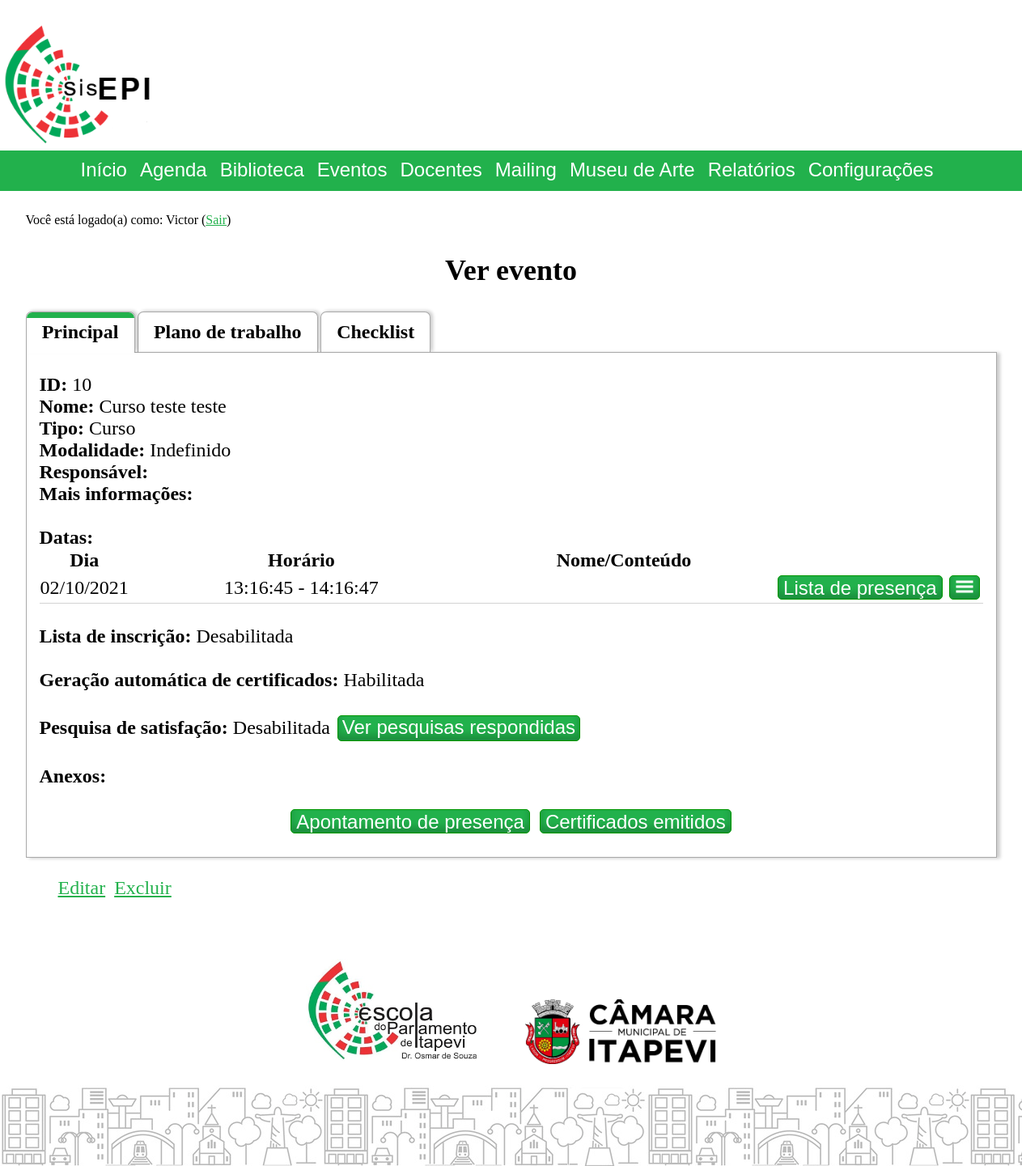
The page /index.php?cont=events&action=view&id=10 (signed in) on the database its author committed.
### tables this page shows
CREATE TABLE `events` (
  `id` int UNSIGNED NOT NULL,
  `name` varchar(120) DEFAULT 'Evento sem nome',
  `typeId` int NOT NULL,
  `subscriptionListNeeded` tinyint(1) DEFAULT NULL,
  `subscriptionListOpeningDate` date DEFAULT NULL,
  `subscriptionListClosureDate` date DEFAULT NULL,
  `maxSubscriptionNumber` int DEFAULT NULL,
  `allowLateSubscriptions` tinyint(1) NOT NULL DEFAULT '0',
  `posterImageAttachmentFileName` varchar(120) DEFAULT NULL,
  `responsibleForTheEvent` varchar(120) DEFAULT NULL,
  `customInfosJson` json DEFAULT NULL,
  `moreInfos` mediumtext,
  `certificateText` varchar(500) DEFAULT NULL,
  `certificateBgFile` varchar(255) DEFAULT NULL,
  `checklistId` int DEFAULT NULL,
  `surveyTemplateId` int UNSIGNED DEFAULT NULL,
  `subscriptionTemplateId` int NOT NULL
);

CREATE TABLE `enums` (
  `type` varchar(10) NOT NULL,
  `id` int UNSIGNED NOT NULL,
  `value` varchar(120) NOT NULL
);

CREATE TABLE `eventdates` (
  `id` int UNSIGNED NOT NULL,
  `date` date NOT NULL,
  `beginTime` time NOT NULL,
  `endTime` time DEFAULT NULL,
  `name` varchar(120) DEFAULT NULL,
  `presenceListNeeded` tinyint(1) DEFAULT NULL,
  `presenceListPassword` varchar(80) NOT NULL,
  `locationId` int DEFAULT NULL,
  `locationInfosJson` json DEFAULT NULL,
  `eventId` int UNSIGNED NOT NULL,
  `checklistId` int DEFAULT NULL
);

### model/database/events.database.php (called while the page is built, shortened)
<?php
function getSingleEvent($id , $optConnection = null)
{
	$conn = $optConnection ? $optConnection : createConnectionAsEditor();
	$row = null;
	$stmt = $conn->prepare("SELECT events.*, enums.value as 'typeName', evs.name as 'surveyTemplateName', evsub.name as 'subscriptionTemplateName',
	(select group_concat(COALESCE(eventlocations.type, 'null')) from eventdates left join eventlocations on eventlocations.id = eventdates.locationId where eventdates.eventId = events.id) as locTypes
	from events
	left join jsontemplates as evs on evs.type = 'eventsurvey' and evs.id = events.surveyTemplateId
	left join jsontemplates as evsub on evsub.type = 'eventsubscription' and evsub.id = events.subscriptionTemplateId
	right join enums on enums.type = 'EVENT' and enums.id = events.typeId
	where events.id = ?");
	$stmt->bind_param("i", $id);
	$stmt->execute();
	$result = $stmt->get_result();
	if ($result->num_rows > 0) $row = $result->fetch_assoc();
	return $row;
}
function getEventWorkPlan($eventId, $optConnection = null)
{
	$conn = $optConnection ? $optConnection : createConnectionAsEditor();
	$row = null;
	if($stmt = $conn->prepare("select * from eventworkplans where eventId = ?"))
	{
		$stmt->bind_param("i", $eventId);
		$stmt->execute();
		$result = $stmt->get_result();
		if ($result->num_rows > 0)
			$row = $result->fetch_assoc();
	}
	return $row;
}
function getEventDates($eventId , $optConnection = null)
{
	$conn = $optConnection ? $optConnection : createConnectionAsEditor();
	$dataRows = null;
	if($stmt = $conn->prepare("SELECT eventdates.*
	FROM eventdates
	LEFT JOIN eventlocations ON eventlocations.id = eventdates.locationId
	WHERE eventdates.eventId = ?
	ORDER BY eventdates.date ASC"))
	{
		$stmt->bind_param("i", $eventId);
		$stmt->execute();
		$result = $stmt->get_result();
		if ($result->num_rows > 0)
		{
			$dataRows = [];
			while ($row = $result->fetch_assoc())
			{
				array_push($dataRows, $row);
			}
		}
	}
	return $dataRows;
}
function getEventDatesProfessors($eventDateId, $optConnection = null)
{
	$__cryptoKey = getCryptoKey();
	$conn = $optConnection ? $optConnection : createConnectionAsEditor();
	$query = "SELECT eventdatesprofessors.eventDateId, eventdatesprofessors.professorId, aes_decrypt(professors.name, '$__cryptoKey') as professorName from eventdatesprofessors
	left join professors on professors.id = eventdatesprofessors.professorId
	where eventDateId = ?";
	$stmt = $conn->prepare($query);
	$stmt->bind_param("i", $eventDateId);
	$stmt->execute();
	$result = $stmt->get_result();
	$dataRows = $result->fetch_all(MYSQLI_ASSOC);
	return $dataRows;
}
function getEventAttachments($eventId , $optConnection = null)
{
	$dataRows = null;
	return $dataRows;
}
function getFullEvent($id)
{
	$conn = createConnectionAsEditor();
	$singleEventDataRows = getSingleEvent($id, $conn);
	$eventWorkPlan = getEventWorkPlan($id, $conn);
	$workPlanAttachments = isset($eventWorkPlan) ? getEventWorkPlanAttachments($eventWorkPlan['id'], $conn) : null;
	$eventdatesDataRows = getEventDates($id, $conn);
	$eventattachmentsDataRows = getEventAttachments($id, $conn);
	$eventdatesprofessorsDataRows = [];
	foreach ($eventdatesDataRows as $eddr)
		$eventdatesprofessorsDataRows[$eddr['id']] = getEventDatesProfessors($eddr['id'], $conn);
	$output = [];
	$output["event"] = $singleEventDataRows;
	$output["eventworkplan"] = $eventWorkPlan;
	$output["eventworkplanattachments"] = $workPlanAttachments;
	$output["eventdates"] = $eventdatesDataRows;
	$output["eventdatesprofessors"] = $eventdatesprofessorsDataRows;
	$output["eventattachments"] = $eventattachmentsDataRows;
	return $output;
}

### model/Event.EventDate.EventAttachment.class.php (called while the page is built, shortened)
<?php
require_once("database/events.database.php");
class Event
{
	public function __construct($id)
	{
		if ($id === "new")
			$this->buildEmptyObject();
		else
			$this->buildObject($id);
	}
	private function buildObject($id)
	{
		$eventFullData = getFullEvent($id);
	}
}

### controller/events.controller.php (called while the page is built, shortened)
<?php
require_once("model/database/events.database.php");
require_once("model/Event.EventDate.EventAttachment.class.php");
final class events extends BaseController
{
	public function view()
	{
		require_once("controller/component/Tabs.class.php");
		$eventId = isset($_GET['id']) && is_numeric($_GET['id']) ? $_GET['id'] : 0;
		$conn = createConnectionAsEditor();
		try
		{
			$eventObject = new Event($eventId);
		}
		catch (Exception $e)
		{
			$eventObject = null;
			$this->pageMessages[] = $e->getMessage();
		}
		finally { $conn->close(); }
	}
}

### includes/Data/namespace.php (called while the page is built, shortened)
<?php
function getEventMode(string $locationTypes) : string
{
	$datesModes = explode(",", $locationTypes);
	$physicalModes = array_filter($datesModes, fn($m) => $m === "physical");
	$onlineModes = array_filter($datesModes, fn($m) => $m === "online");
	$nullModes = array_filter($datesModes, fn($m) => $m === "null");
	if (count($physicalModes) === count($datesModes))
		return "Presencial";
	else if (count($onlineModes) === count($datesModes))
		return "Remoto";
	else if (count($nullModes) === count($datesModes))
		return "Indefinido";
	else
		return "Misto";
}

### includes/URL/URLGenerator.php (called while the page is built, shortened)
<?php
abstract class URLGenerator
{
	public static bool $useFriendlyURL;
	private static function appendQueryString($queryString = null, $directFileAccess = false)
	{
		$qsFinal = "";
		if (is_string($queryString))
			$qsFinal = $queryString;
		else if (is_array($queryString))
			$qsFinal = http_build_query($queryString);
		if (!empty($qsFinal))
			return self::$useFriendlyURL || $directFileAccess ? "?$qsFinal" : "&$qsFinal";
		else
			return "";
	}
	public static function generateSystemURL($controller, $action = "home", $id = null, $queryString = null)
	{
		$url = self::$useFriendlyURL ? self::URLBase . "/$controller/$action" : self::URLBase . "/index.php?cont=$controller&action=$action";
		if (!empty($id))
			$url .= self::$useFriendlyURL ? "/$id" : "&id=$id";
		$url .= self::appendQueryString($queryString);
		return $url;
	}
	public static function generateFileURL($pathFromBaseURL = null, $queryString = null)
	{
		$fileBaseFriendly = self::URLBase . '/file';
		$fileBaseUnfriendly = self::URLBase;
		$url = (self::$useFriendlyURL ? $fileBaseFriendly : $fileBaseUnfriendly) . (!empty($pathFromBaseURL) ? "/$pathFromBaseURL" : "") . self::appendQueryString($queryString, true);
		return $url;
	}
}

### view/events.view.view.php (the view, shortened to what this page needs)
<?php if($eventObj !== null) { ?>
<div class="viewDataFrame">
	<label>ID: </label><?php echo $eventObj->id; ?> <br/>
	<label>Nome: </label><?php echo hsc($eventObj->name); ?> <br/>
	<label>Tipo: </label><?php echo $eventObj->typeName; ?> <br/>
	<label>Modalidade: </label><?php echo hsc(Data\getEventMode($eventObj->locTypes)); ?><br/>
	<label>Responsável: </label><?php echo hsc($eventObj->responsibleForTheEvent); ?> <br/>
	<label>Mais informações: </label><div><?php echo nl2br(hsc($eventObj->moreInfos)); ?></div> <br/>
	<label>Datas: </label>
	<table>
		<thead>
			<tr>
				<th>Dia</th>
				<th>Horário</th>
				<th>Nome/Conteúdo</th>
				<th></th>
				<th></th>
			</tr>
		</thead>
		<tbody>
			<?php foreach ($eventObj->dates as $d)
			{
				$formatedDate = date_format(date_create($d->date), "d/m/Y"); ?>
				<tr class="expandableTableRow" tabindex="0">
					<td class="shrinkCell"><?php echo $formatedDate; ?></td><td class="centControl"><?php echo $d->beginTime . " - " . $d->endTime; ?></td><td><?php echo hsc($d->name); ?></td><td class="shrinkCell"><button class="btnViewPresenceList" data-eventDateId="<?php echo $d->id; ?>" <?php echo ((!$d->presenceListNeeded) ? 'disabled="disabled"' : ''); ?>>Lista de presença</button></td>
					<td class="shrinkCell">
						<span class="dropdownMenuButtonArea">
							<button type="button" style="min-width: 20px;"><img src="<?php echo URL\URLGenerator::generateFileURL("pics/menu.svg"); ?>" width="24" height="24" title="Opções" alt="Opções"/></button>
						</span>
					</td>
				</tr>
				<?php
			}
			?>
		</tbody>
	</table>
	<br/>
	<label>Lista de inscrição: </label><?php echo ($eventObj->subscriptionListNeeded) ? "Habilitada" : "Desabilitada"; ?>
	<?php if ($eventObj->subscriptionListNeeded) { ?>
		<a class="linkButton" href="<?php echo URL\URLGenerator::generateSystemURL("events2", "viewsubscriptionlist", null, [ 'eventId' => $eventObj->id ]); ?>">Ver lista</a>
		<a class="linkButton" href="<?php echo URL\URLGenerator::generateSystemURL("events3", "subscribe", null, [ 'eventId' => $eventObj->id ]); ?>">Criar inscrição</a>
		<br/>
		<label>Modelo de lista de inscrição: </label><?= hsc($eventObj->subscriptionTemplateName) ?>
		<br/>
		<label>Abertura da lista: </label><?php echo !empty($eventObj->subscriptionListOpeningDate) ? date_format(date_create($eventObj->subscriptionListOpeningDate),"d/m/Y") : "Aberta desde a criação. ";?>
		<label>Encerramento da lista: </label><?php echo date_format(date_create($eventObj->subscriptionListClosureDate),"d/m/Y");?> <br/>
	<label>Permitir inscrições tardias: </label><?php echo ($eventObj->allowLateSubscriptions ? "Sim" : "Não"); ?>
	<?php } ?>	<br/>
	<br/>
	<label>Geração automática de certificados: </label><?php echo ($eventObj->certificateText !== null) ? "Habilitada" : "Desabilitada"; ?><br/>
	<br/>
	<label>Pesquisa de satisfação: </label><?php echo !empty($eventObj->surveyTemplateId) ? "Habilitada" . " ({$eventObj->surveyTemplateName})" : "Desabilitada"; ?> <a class="linkButton" href="<?php echo URL\URLGenerator::generateSystemURL('events3', 'viewsurveylist', null, [ 'eventId' => $eventObj->id ] ); ?>">Ver pesquisas respondidas</a> <br/>
	<br/>
	<label>Anexos: </label>
	<div class="centControl">
		<button id="btnShowPresenceApps" data-eventId="<?php echo $eventObj->id; ?>">Apontamento de presença</button>
		<button id="btnShowCertificates" data-eventId="<?php echo $eventObj->id; ?>" <?php echo ($eventObj->certificateText !== null) ? "" : 'disabled="disabled"' ?>>Certificados emitidos</button>
	</div>
</div>
<div class="editDeleteButtonsFrame">
	<ul>
		<li><a id="linkEdit" href="<?php echo URL\URLGenerator::generateSystemURL("events", "edit", $eventObj->id); ?>">Editar</a></li>
		<li><a id="linkDelete" href="<?php echo URL\URLGenerator::generateSystemURL("events", "delete", $eventObj->id); ?>">Excluir</a></li>
	</ul>
</div>
<?php } else { ?>
<p>Registro não localizado.</p>
<?php } ?>

### sisepi.css (style rules this page uses)
body { background-color: white; color: black; font-size: x-large; margin: 0; }
a { color: #22B14C }
table { border-collapse: collapse; width: 100%; }
table td { border-bottom: 1px solid lightgray; }
th.shrinkCell, td.shrinkCell { width: 10px; white-space: nowrap; }
h1, h2, .centControl { text-align: center; }
.linkButton, input[type="button"], input[type="submit"], button { margin: 3px; font-size: 18pt; min-width: 150px; height: 30px; border: 1px solid #009600; border-radius: 5px; background-color: #22B14C; color: white; transition-duration: 0.1s; box-shadow: inset 0px -7px 10px 0 rgba(0,0,0,0.2); cursor: pointer; }
.linkButton { display: inline-block; text-align: center; text-decoration: none; font-family: sans-serif; padding: 0 5px 0 5px; }
ul.pagination, .editDeleteButtonsFrame ul { display: block; list-style-type: none; }
.viewDataFrame { margin-top: 10px; margin-bottom: 10px; }
.viewDataFrame label { font-weight: bold; }
.editDeleteButtonsFrame li { display: inline; margin-right: 5px; }
tr.expandableTableRow { cursor: pointer; }
.dropdownMenuButtonArea { position: relative; display: inline-block; }

### rows shown on the page
events: id "10", name "Curso teste teste", enums.value "Curso"
eventdates: date "02/10/2021", beginTime "13:16:45", endTime "14:16:47"

### other values the page prints
$loggedUser "Victor"
$this->subtitle "Ver evento"
$tabName "Principal Plano de trabalho Checklist"
hsc(Data\getEventMode($eventObj->locTypes)) "Indefinido"
